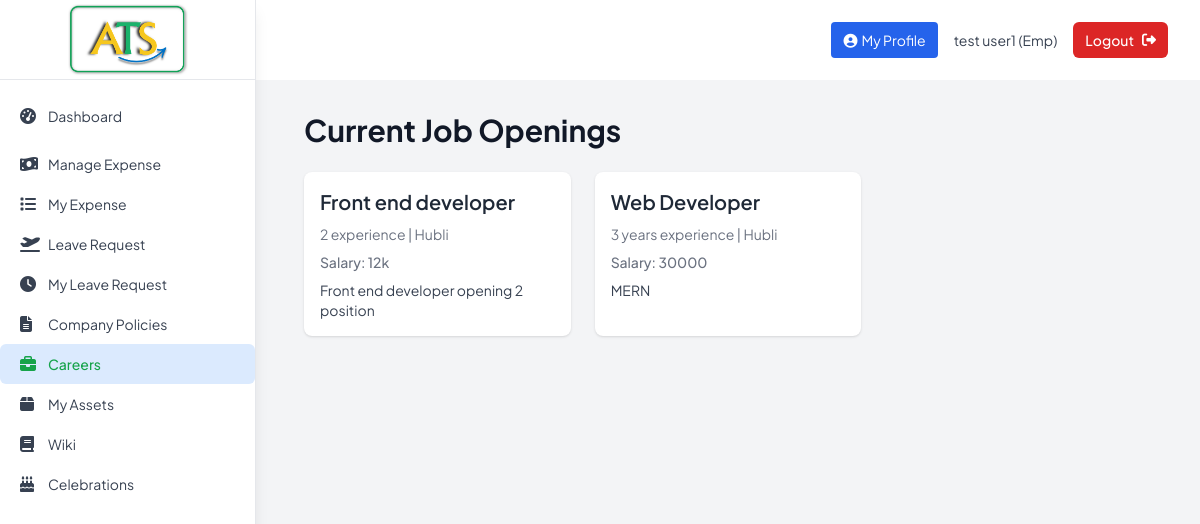
Screenshot of /employee/careers (signed in) with the database file from the repository.
### tables this page shows
CREATE TABLE TblCareers (
    CareerId INTEGER PRIMARY KEY AUTOINCREMENT,
    JobTitle TEXT(200),
    Exp TEXT(100),
    Sal TEXT(50),
    Location TEXT(50),
    Description TEXT(1000),
    BannerImg TEXT(50)
);

### app.py (the view)
@app.route("/employee/careers")
def employee_careers():
    conn = get_db_connection()
    jobs = conn.execute("SELECT * FROM TblCareers").fetchall()
    conn.close()
    return render_template("employee_careers.html", jobs=jobs)

### app.py (called while the page is built)
def get_db_connection():
    conn = sqlite3.connect(DATABASE_PATH)
    conn.row_factory = sqlite3.Row
    return conn

### templates/employee_careers.html (shortened to what this page needs)
{% extends "base.html" %}
{% block content %}
<div class="max-w-6xl mx-auto px-4">
    <h1 class="text-3xl font-bold text-gray-900 mb-6">Current Job Openings</h1>
    {% if jobs %}
    <div class="grid grid-cols-1 md:grid-cols-2 lg:grid-cols-3 gap-6">
        {% for job in jobs %}
        <div class="bg-white p-4 shadow rounded-lg">
            <div class="space-y-2">
                <h2 class="text-xl font-semibold text-gray-800">{{ job.JobTitle }}</h2>
                <p class="text-sm text-gray-500">{{ job.Exp }} experience | {{ job.Location }}</p>
                <p class="text-sm text-gray-500 font-medium">Salary: {{ job.Sal }}</p>
                <p class="text-gray-700 text-sm">{{ job.Description }}</p>
            </div>
        </div>
        {% endfor %}
    </div>
    {% else %}
    <div class="bg-white p-6 shadow rounded-lg text-center">
        <p class="text-gray-500">No job openings available at the moment.</p>
    </div>
    {% endif %}
</div>
{% endblock %}

### templates/base.html (style rules this page uses)
html { scroll-behavior: smooth }
body { font-family: "Plus Jakarta Sans", sans-serif }

### rows the page displays
TblCareers: JobTitle "Front end developer", Exp "2", Location "Hubli", Sal "12k", Description "Front end developer opening 2 position"
TblCareers: JobTitle "Web Developer", Exp "3 years", Location "Hubli", Sal "30000", Description "MERN"

### other values shown
{{ label }} "Dashboard Manage Expense My Expense Leave Request My Leave Request Company Policies Careers My Assets Wiki Celebrations"
{{ session.first_name }} "test user1"
{{ session.emp_type.title() }} "Emp"
